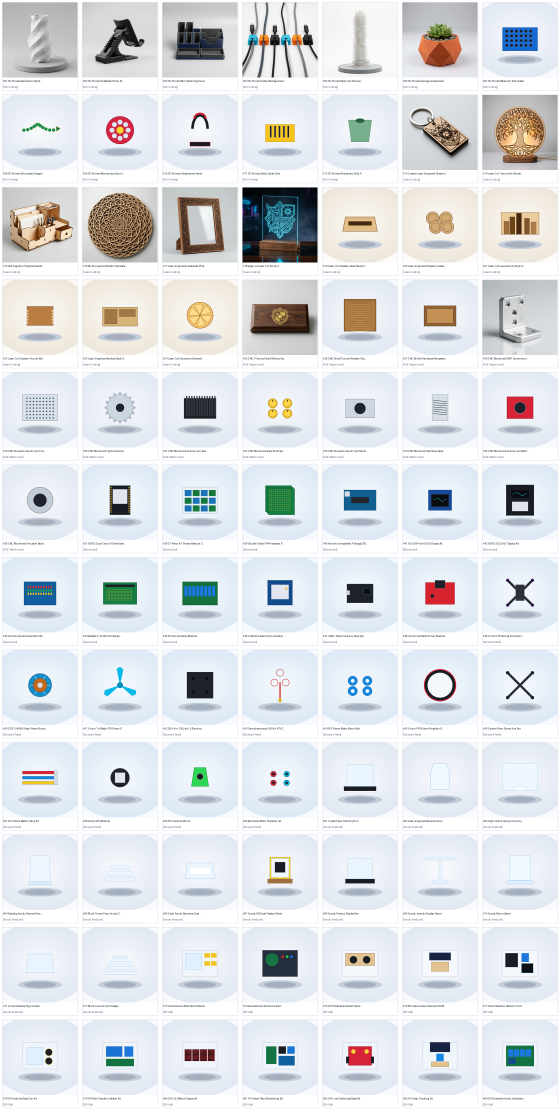
#> input picture scratch/catalog_84_contact_sheet.png, 2240 x 4440 px, given as the content of the folder C:/Users/Lavanya/OneDrive/Pictures/laser cutting, which was not available (shown at 1/4 size)
$ python create_laser_inspection.py
#> lines starting #> are read from the running program, lines starting #| are printed output that depends on the picture; pictures that were not available may be replaced by others from this repository, and a replacement may not be noted
import os
from PIL import Image, ImageDraw

folder = r"C:\Users\Lavanya\OneDrive\Pictures\laser cutting"
files = sorted([f for f in os.listdir(folder) if os.path.isfile(os.path.join(folder, f))])

cols = 5
rows = (len(files) + cols - 1) // cols
cell_w, cell_h = 320, 360
sheet_w = cols * cell_w
sheet_h = rows * cell_h

sheet = Image.new("RGB", (sheet_w, sheet_h), (255, 255, 255))
#> sheet: PIL image 1600x360 RGB; every value is 255
draw = ImageDraw.Draw(sheet)

for idx, f in enumerate(files):
    col = idx % cols
    row = idx // cols
    x = col * cell_w
    y = row * cell_h

    p = os.path.join(folder, f)
    try:
        with Image.open(p) as img:
#> img is the input picture: PIL image 2240x4440 RGB; mean R, G, B 221.5, 224.9, 228.6
            img = img.convert("RGB")
            img.thumbnail((300, 300), Image.Resampling.LANCZOS)
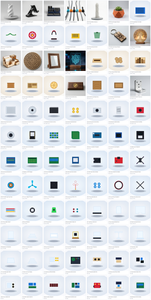
#> img: PIL image 151x300 RGB; mean R, G, B 221.4, 224.7, 228.4
            tw, th = img.size
#> tw = 151; th = 300
            ox = x + (cell_w - tw) // 2
#> ox = 84
            oy = y + 10 + (280 - th) // 2
#> oy = 0
            sheet.paste(img, (ox, oy))
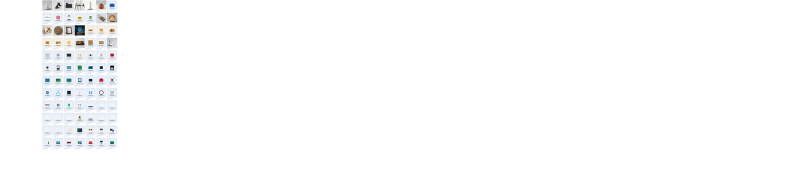
#> sheet: PIL image 1600x360 RGB (shown at 1/2 size); mean R, G, B 252.4, 252.6, 252.9
    except Exception as e:
        print(f"Error thumbnailing {f}: {e}")

    draw.rectangle([x + 4, y + 4, x + cell_w - 4, y + cell_h - 4], outline=(200, 210, 225), width=2)
    disp_name = f if len(f) <= 32 else f[:30] + "..."
    draw.text((x + 8, y + 300), f"#{idx+1:02d} {disp_name}", fill=(20, 25, 35))

out_sheet = r"scratch\onedrive_laser_cutting_inspection_sheet.png"
sheet.save(out_sheet, "PNG")
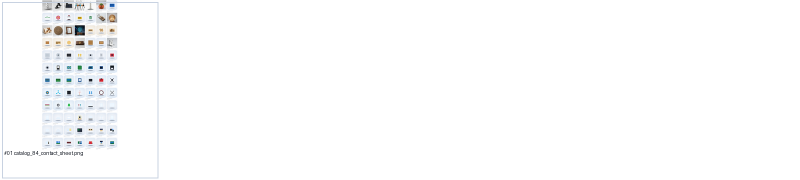
#> saved as onedrive_laser_cutting_inspection_sheet.png: PIL image 1600x360 RGB (shown at 1/2 size); mean R, G, B 252, 252.3, 252.7
print(f"Saved inspection sheet to {out_sheet} ({os.path.getsize(out_sheet)} bytes)")

$ run again, on scratch/generated_catalog_contact_sheet.png
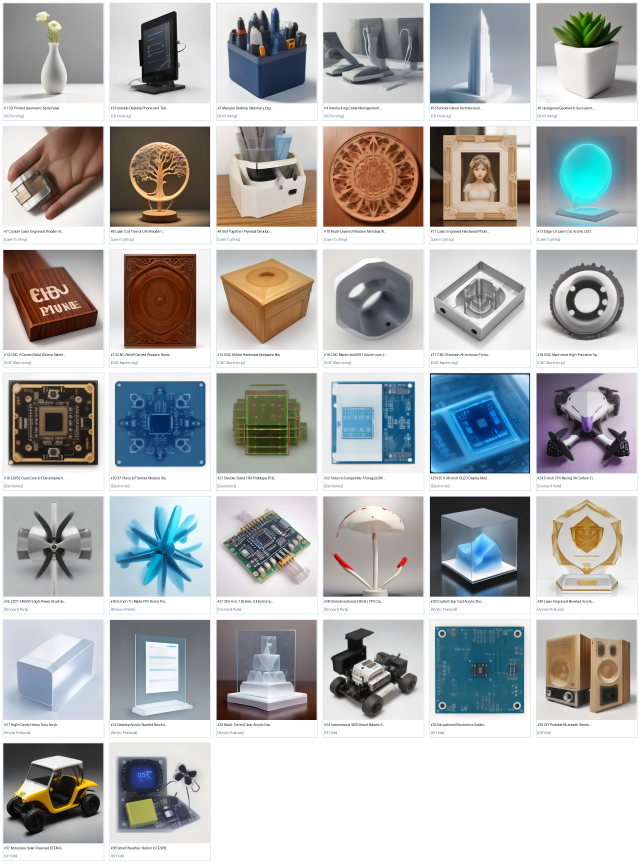
#> input picture scratch/generated_catalog_contact_sheet.png, 1920 x 2590 px, given as the content of the folder C:/Users/Lavanya/OneDrive/Pictures/laser cutting, which was not available (shown at 1/3 size)
#> img is the input picture: PIL image 1920x2590 RGB; mean R, G, B 178.8, 180, 180.1
#> `img.thumbnail((300, 300), Image.Resampling.LANCZOS)`:
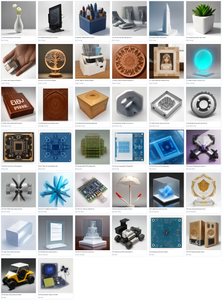
#> img: PIL image 222x300 RGB; mean R, G, B 178.7, 179.9, 180
#> `sheet.save(out_sheet, "PNG")`:
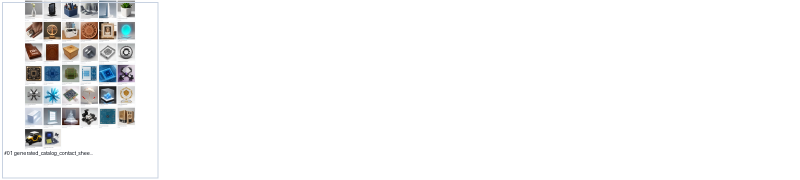
#> saved as onedrive_laser_cutting_inspection_sheet.png: PIL image 1600x360 RGB (shown at 1/2 size); mean R, G, B 245.8, 246, 246.1

$ run again, on scratch/generated_catalog_contact_sheet_v3.png
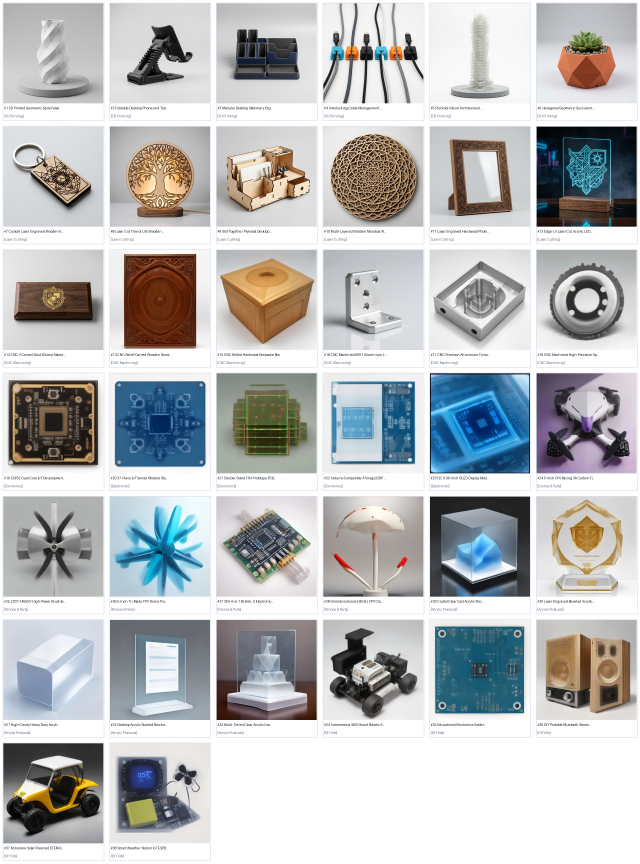
#> input picture scratch/generated_catalog_contact_sheet_v3.png, 1920 x 2590 px, given as the content of the folder C:/Users/Lavanya/OneDrive/Pictures/laser cutting, which was not available (shown at 1/3 size)
#> img is the input picture: PIL image 1920x2590 RGB; mean R, G, B 185.7, 187.5, 188.5
#> `img.thumbnail((300, 300), Image.Resampling.LANCZOS)`:
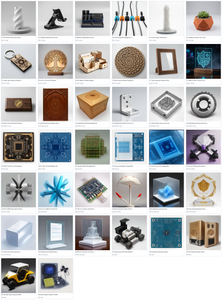
#> img: PIL image 222x300 RGB; mean R, G, B 185.6, 187.4, 188.4
#> `sheet.save(out_sheet, "PNG")`:
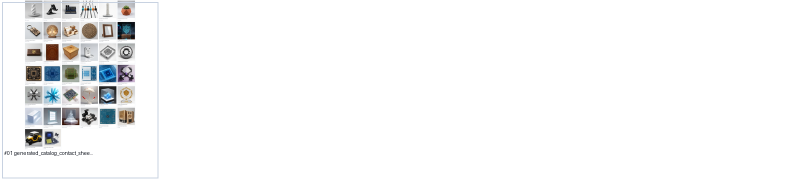
#> saved as onedrive_laser_cutting_inspection_sheet.png: PIL image 1600x360 RGB (shown at 1/2 size); mean R, G, B 246.6, 246.9, 247
